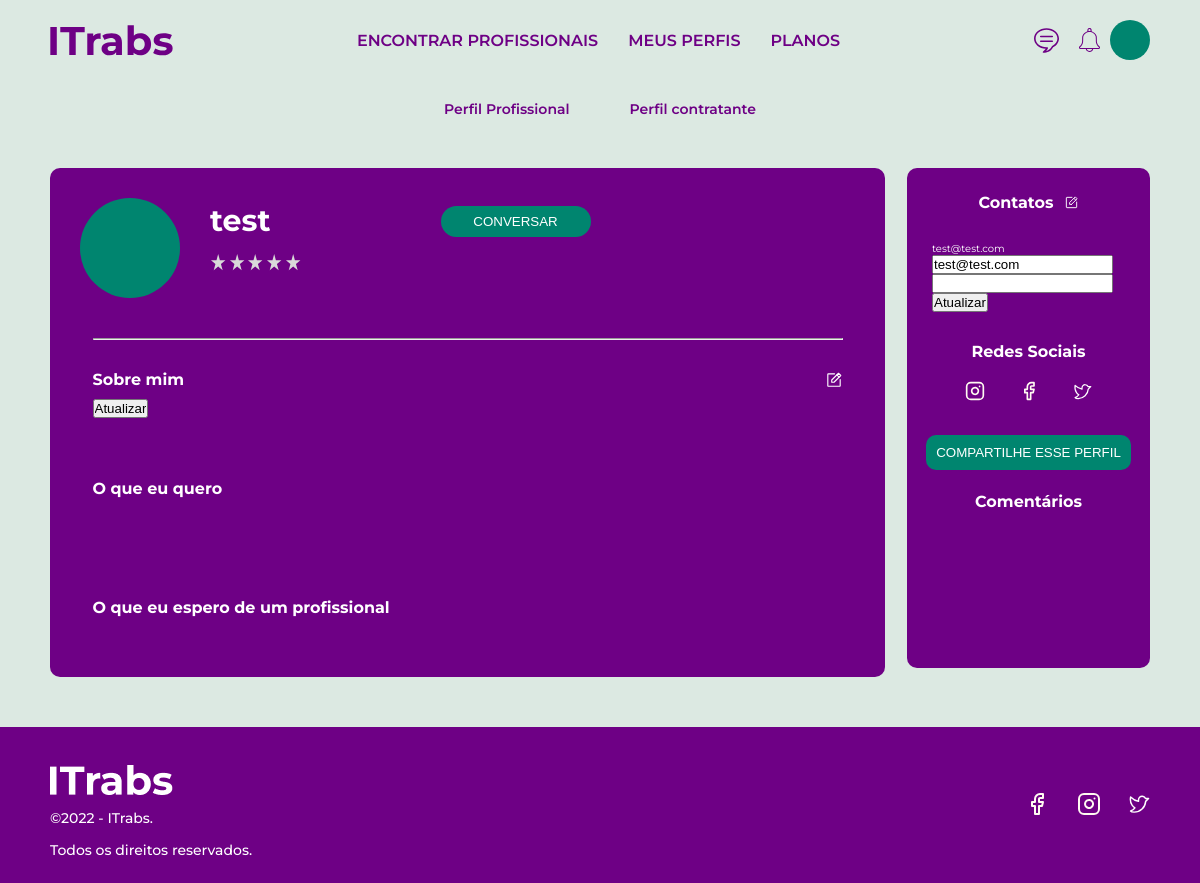
/cprofile/test (signed in), run on an earlier commit of the app's database.
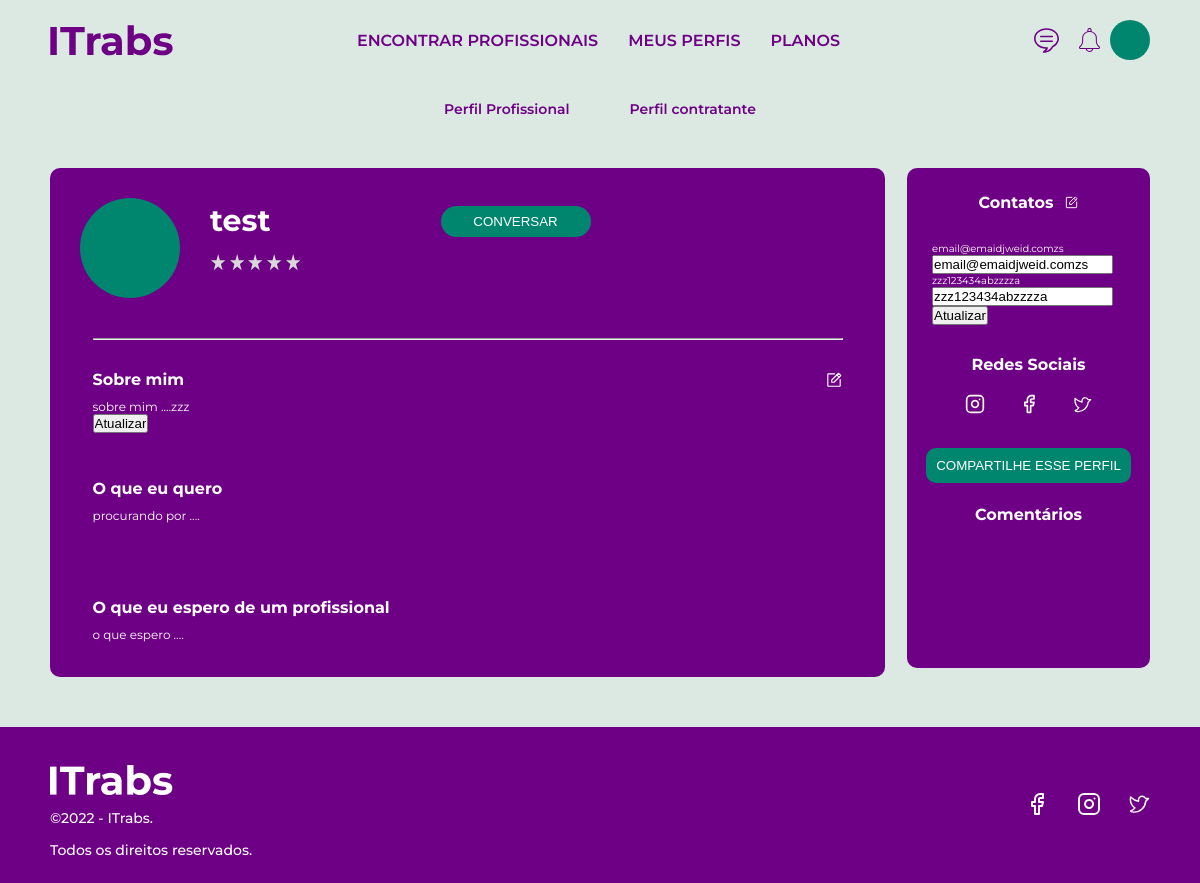
And on a later commit of the database.
### users/models.py (models this page shows, shortened)
class CustomUser(AbstractUser):
    STATUS = (
        ('standard', 'standard'),
        ('gold', 'gold'),
        ('platinum', 'platinum')
    )
    email = models.EmailField(unique=True)
    phone_number = models.CharField('Phone number', max_length=16, blank=True)
    status = models.CharField(max_length=100, choices=STATUS, default='standard')
    about_general = models.TextField('About me', max_length=300, default='', blank=True)
    about_looking = models.TextField('Looking for', max_length=300, default='', blank=True)
    about_expectation = models.TextField('What I expect', max_length=300, default='', blank=True)

### users/views.py (the view, shortened to what this page needs)
# urls.py: path('cprofile/<username>', views.customer_profile, name='customer_profile'),
def customer_profile(request, username):
    if request.user.is_authenticated:
        user = get_user_model().objects.filter(username=username).first()
        if user:
            form = UserUpdateFormRightInfo(instance=user)
            return render(
                request=request,
                template_name='users/perfilcontratante.html',
                context={'form': form}
                )
        return redirect('home')
    return redirect('home')

### users/forms.py
class UserUpdateFormRightInfo(forms.ModelForm):
    email = forms.EmailField()
    class Meta:
        model = get_user_model()
        fields = [
            'email',
            'phone_number',
            ]

### users/templates/users/perfilcontratante.html (shortened to what this page needs)
{% load static %}
<!DOCTYPE html>
<html lang="pt-br">
<head>
  <link rel="stylesheet" href="{% static 'css/perfilcontratante.css' %}" />
</head>
<body>
  {% include 'core/includes/navbar.html' %}
  <section id="profile-type">
    <div class="container">
      <div class="profiles">
        <div class="profissional"><a href="{% url 'professional_profile' form.instance.username %}">Perfil
            Profissional</a></div>
        <div class="contratante"><a href="{% url 'customer_profile' form.instance.username %}">Perfil contratante</a>
        </div>
      </div>
    </div>
  </section>
  <section id="profile-info">
    <div class="container">
      <div class="info-division">
        <div class="left-info">
          <div class="row">
            <div class="profile-image"></div>
            <div class="profile-information">
              <h2><span>{{ form.instance.username }}</span></h2>
              <div class="rating">
                <img src="{% static 'images/Star.svg' %}">
                <img src="{% static 'images/Star.svg' %}">
                <img src="{% static 'images/Star.svg' %}">
                <img src="{% static 'images/Star.svg' %}">
                <img src="{% static 'images/Star.svg' %}">
              </div>
            </div>
            <div class="btn-message">
              <button>CONVERSAR</button>
            </div>
          </div>
          <hr>
          {% if user.username == form.instance.username %}
          <div class="about-box box">
            <span>
              <div class="box-label">
                <h3>Sobre mim</h3>
                <img src="{% static 'images/EditPencil.svg' %}">
              </div>
            </span>
            <div class="about">
              <p>
                <span>
                  {{ form.instance.about_general }}
                </span>
              </p>
              <form method="POST">
                <input type="submit" id="button" value="Atualizar" name="update_general_info"/>
              </form>
            </div>
          </div>
          <div class="user-will box">
            <span>
              <div class="box-label">
                <h3>O que eu quero</h3>
              </div>
            </span>
            <div class="about">
              <p>
                <span>
                  {{ form.instance.about_looking }}
                </span>
              </p>
            </div>
          </div>
          <div class="professional-wait box">
            <span>
              <div class="box-label">
                <h3>O que eu espero de um profissional</h3>
              </div>
            </span>
            <div class="about">
              <p>
                <span>
                  {{ form.instance.about_expectation }}
                </span>
              </p>
            </div>
          </div>
        </div>
        <div class="right-info">
          <div class="contact">
            <h2>Contatos<img src="{% static 'images/EditPencil.svg' %}" id="edit"></h2>
            <div id="contacts-info">
              <a href="#">{{ form.instance.email }}</a>
              <form method="POST" id="form">
                {{ form.email }}
              <a href="#">{{ form.instance.phone_number }}</a>
                {{ form.phone_number }}
                <input type="submit" id="button" value="Atualizar" name="update_right_info" />
              </form>
            </div>
          </div>
          <div class="social">
            <h2>Redes Sociais</h2>
            <div class="socials">
              <a href="#"><img src="{% static 'images/instagram.svg' %}"></a>
              <a href="#"><img src="{% static 'images/facebook.svg' %}"></a>
              <a href="#"><img src="{% static 'images/TwitterLogo.svg' %}"></a>
            </div>
          </div>
          <div class="button">
            <a href="#">
              <button>COMPARTILHE ESSE PERFIL</button>
            </a>
          </div>
          <div class="comments">
            <h2>Comentários</h2>
          </div>
        </div>
      {% endif %}
    </div>
    </div>
  </section>
  {% include 'core/includes/footer.html' %}
</body>
</html>

### core/templates/core/includes/navbar.html (shortened to what this page needs)
{% if user.is_authenticated %}
<header id="header">
    <div class="container">
      <div class="navigation">
        <a href="{% url 'home' %}" class="logo"
          >
        </a>
        <ul class="header-middle">
          <li><a href="{% url 'find_professionals' %}">ENCONTRAR PROFISSIONAIS</a></li>
          <li><a href="{% url 'customer_profile' form.instance.username %}">MEUS PERFIS</a></li>
          <li><a href="{% url 'plans' %}">PLANOS</a></li>
        </ul>
        <div class="header-right">
          <a href="#">
          </a>
          <a href="#">
          </a>
          <div id="profile-image"></div>
        </div>
      </div>
    </div>
  </header>
{% endif %}

### core/templates/core/includes/footer.html
{% load static %}
<footer id="footer">
    <div class="container">
        <div class="footer-division">
            <div class="itrabs-copy">
                <img src="{%  static 'images/Logo-footer.png' %}" alt="itrabs-logo">
                <p>©2022 - ITrabs.</p>
                <p>Todos os direitos reservados.</p>
            </div>
            <div class="socials">
                <ul>
                    <li><a href="#"><img src="{% static 'images/facebook.svg' %}"></a></li>
                    <li><a href="#"><img src="{% static 'images/instagram.svg' %}"></a></li>
                    <li><a href="#"><img src="{% static 'images/twitter.svg' %}"></a></li>
                </ul>
            </div>
        </div>
    </div>
</footer>

What changed in the data, as far as the page shows it:
changed CustomUser "test": instance.about_general (not shown) → "sobre mim ....zzz"; instance.about_looking (not shown) → "procurando por ...."; instance.about_expectation (not shown) → "o que espero ...."; instance.email "test@test.com" → "email@emaidjweid.comzs"; email "test@test.com" → "email@emaidjweid.comzs"; instance.phone_number (not shown) → "zzz123434abzzzza"; phone_number (not shown) → "zzz123434abzzzza"
